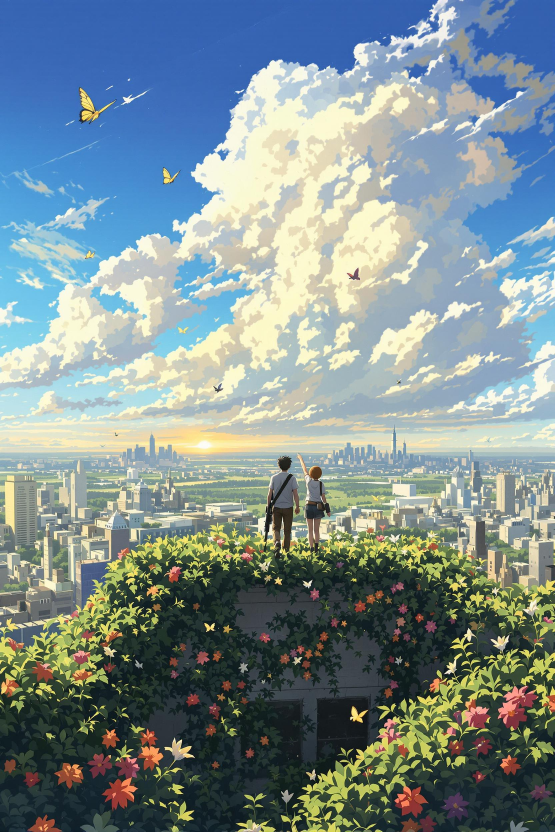
#> input picture dataset/artificielle/1.jpeg, 1664 x 2496 px, found by its file name (shown at 1/3 size)
$ python test2.py
#> lines starting #> are read from the running program, lines starting #| are printed output that depends on the picture
from PIL import Image, ImageChops, ImageEnhance

def ela_score(path, quality=85):
#> called with quality = 85
    im = Image.open(path).convert("RGB").resize((1024, 1024))
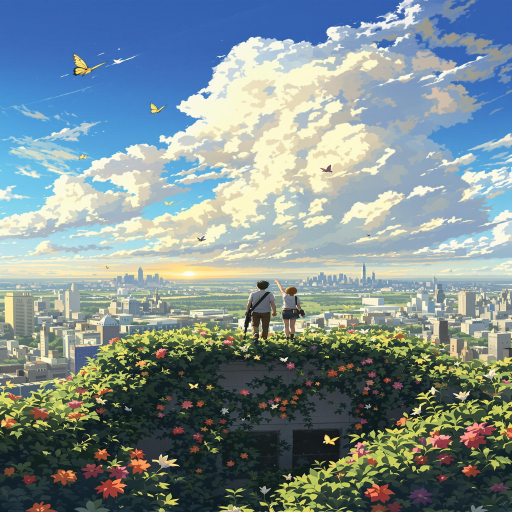
#> im: PIL image 1024x1024 RGB (shown at 1/2 size); mean R, G, B 126.1, 143, 145.2

    tmp = "/home/mathieu/iadev/veripix/dataset/tmp_ela3.jpg"
    im.save(tmp, "JPEG", quality=quality)
    recompressed = Image.open(tmp)

    diff = ImageChops.difference(im, recompressed)
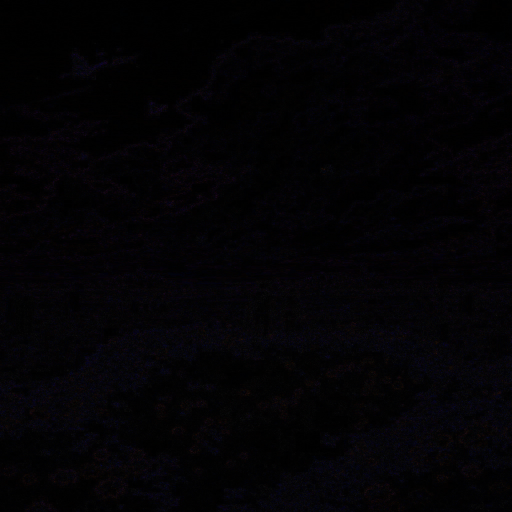
#> diff: PIL image 1024x1024 RGB (shown at 1/2 size); mean R, G, B 3.2, 2.3, 4.5
    enhancer = ImageEnhance.Brightness(diff)
    diff = enhancer.enhance(10)
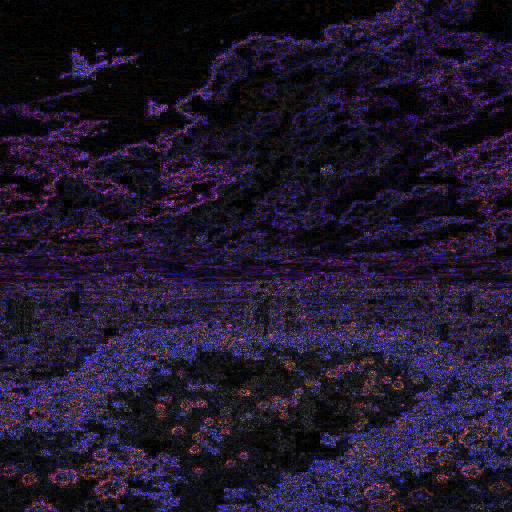
#> diff: PIL image 1024x1024 RGB (shown at 1/2 size); mean R, G, B 31.9, 23.1, 44.7

    # Correction ici 👇
    hist = diff.convert("L").histogram()  # convertit en niveaux de gris
#> hist = 256 values, max 87070 at index 0, min 0 at index 210, mean 4096
    total = sum(i * v for i, v in enumerate(hist))  # i = intensité, v = nombre de pixels
#> total = 29560130
    count = sum(hist)
#> count = 1048576
    avg = total / max(count, 1)
#> avg = 28.19

    return avg

print("ELA score:", ela_score("/home/mathieu/iadev/veripix/dataset/artificielle/1.jpeg" \
""))
0

$ run again, with dataset/artificielle/3.jpeg copied over dataset/artificielle/1.jpeg
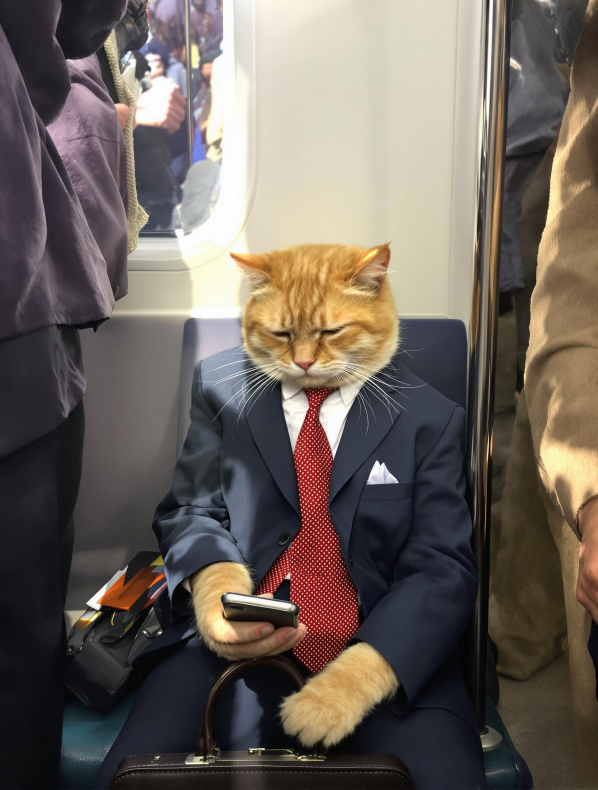
#> input picture dataset/artificielle/3.jpeg, 1792 x 2368 px, found by its file name (shown at 1/3 size)
#> in ela_score, `im = Image.open(path).convert("RGB").resize((1024, 1024))`:
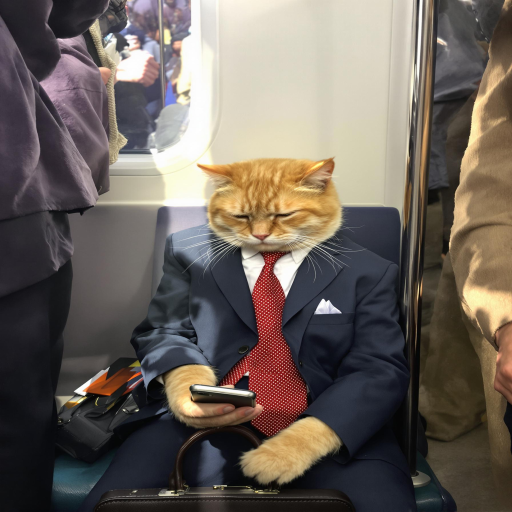
#> im: PIL image 1024x1024 RGB (shown at 1/2 size); mean R, G, B 107.5, 98.2, 90.7
#> in ela_score, `diff = enhancer.enhance(10)`:
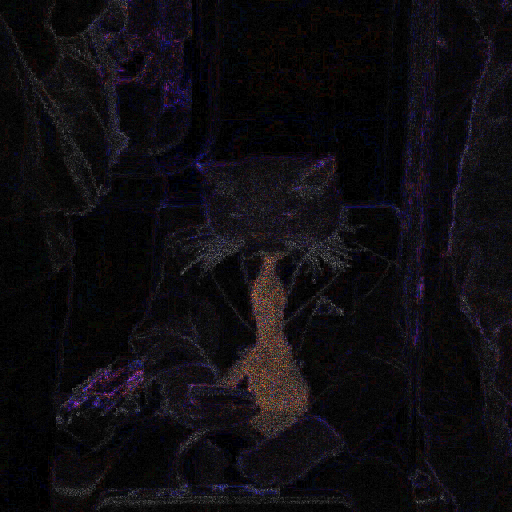
#> diff: PIL image 1024x1024 RGB (shown at 1/2 size); mean R, G, B 14.9, 12.6, 16.3
#> hist = 256 values, max 219605 at index 0, min 0 at index 196, mean 4096
#> total = 14349545
#> count = 1048576
#> avg = 13.68
